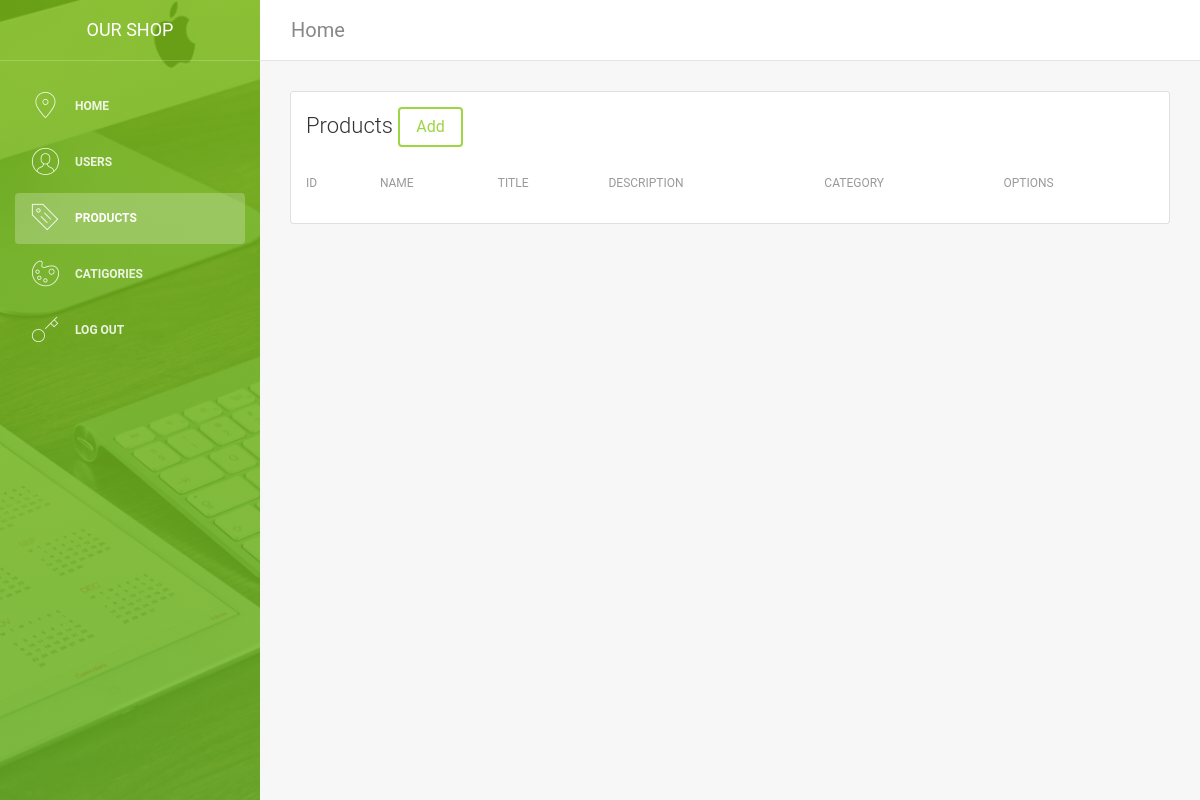
Page /admin/products.php on the earlier database version.
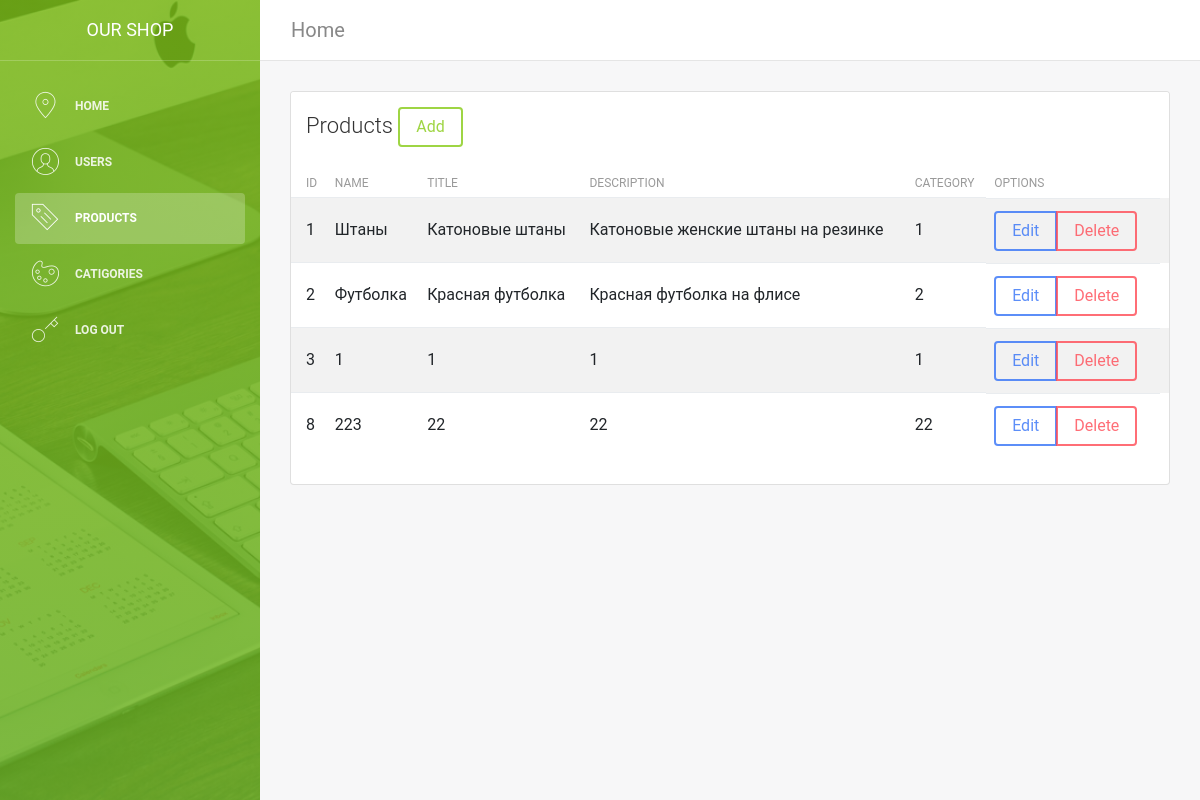
Same page on the later database version.
### tables this page shows
CREATE TABLE `products` (
  `id` int(11) NOT NULL,
  `title` varchar(255) NOT NULL,
  `description` text NOT NULL,
  `content` text NOT NULL,
  `category_id` int(11) NOT NULL,
  `image` varchar(255) NOT NULL
);

### admin/table-products.php (the view)
<?php
	$sqlProducts = "SELECT * FROM products";
	$productsResult = $connect->query($sqlProducts);
	while($row = mysqli_fetch_assoc($productsResult)){
	?>
	<tr>
		<td><?php echo $row["id"] ?></td>
		<td><?php echo $row["title"] ?></td>
		<td><?php echo $row["description"] ?></td>
		<td><?php echo $row["content"] ?></td>
		<td><?php echo $row["category_id"] ?></td>
		<td>
		<div class="btn-group mr-2" role="group" aria-label="First group">
			<a href="options/products/edit.php?id=<?php echo $row["id"] ?>" class="btn btn-primary">Edit</a>
			<div data-link="http://store.local/admin/options/products/delete.php?id=<?php echo $row["id"] ?>" onclick="deleteProduct(this)" id="delete-btn" class="btn btn-danger">Delete</div>
		</div>
		</td>
		</tr>
		<?php
	}
?>

### admin/parts/head.php (shortened to what this page needs)
<!DOCTYPE html>
<html lang="en">
<head>
    <link rel="stylesheet" href="https://maxcdn.bootstrapcdn.com/font-awesome/latest/css/font-awesome.min.css" />
    <link href="/admin/assets/css/bootstrap.min.css" rel="stylesheet" />
    <link href="/admin/assets/css/light-bootstrap-dashboard.css?v=2.0.0 " rel="stylesheet" />
    <link href="/admin/assets/css/demo.css" rel="stylesheet" />
</head>
<body>
    <div class="wrapper">
        <div class="sidebar" data-color="green" data-image="/admin/assets/img/sidebar-4.jpg">
            <div class="sidebar-wrapper">
                <div class="logo">
                    <a href="/admin" class="simple-text">
                        Our shop
                    </a>
					 </div>
					 <?php
					 	include $_SERVER['DOCUMENT_ROOT'] . "/admin/parts/nav.php";
					 ?>
            </div>
        </div>
		  <div class="main-panel">
            <nav class="navbar navbar-expand-lg " color-on-scroll="500">
                <div class="container-fluid">
                    <a class="navbar-brand" href="#pablo"> Home </a>
                </div>
            </nav>
				<div class="content">
    				<div class="container-fluid">

### admin/parts/nav.php
<ul class="nav">
	<li <?php if($page == "home"){ echo "class='nav-item active'"; }?>>
		<a class="nav-link" href="/admin">
				<i class="nc-icon nc-pin-3"></i>
				<p>Home</p>
		</a>
	</li>
	<li <?php if($page == "users"){ echo "class='nav-item active'"; }?>>
		<a class="nav-link" href="./user.html">
				<i class="nc-icon nc-circle-09"></i>
				<p>Users</p>
		</a>
	</li>
	<li <?php if($page == "products" || $page == "add" || $page == "edit"){ echo "class='nav-item active'"; }?>>
		<a class="nav-link" href="/admin/products.php">
				<i class="nc-icon nc-tag-content"></i>
				<p>Products</p>
		</a>
	</li>
	<li <?php if($page == "catigories"){ echo "class='nav-item active'"; }?>>
		<a class="nav-link" href="./typography.html">
				<i class="nc-icon nc-palette"></i>
				<p>Catigories</p>
		</a>
	</li>
	<li>
		<a class="nav-link" href="#">
				<i class="nc-icon nc-key-25"></i>
				<p>Log out</p>
		</a>
	</li>
</ul>

### admin/products.php (shortened to what this page needs)
<?php
include $_SERVER['DOCUMENT_ROOT'] . "/configs/db.php";
$page = "products";
?>
<?php
    include $_SERVER['DOCUMENT_ROOT'] . "/admin/parts/head.php";
?>
<div class="row">
    <div class="col-md-12">
        <div class="card strpied-tabled-with-hover">
            <div class="card-header ">
                <h4 class="card-title ">
                Products
                <a href="options/products/add.php" class="btn btn-success">Add</a></h4>
            </div>
            <div class="card-body table-full-width table-responsive">
                <table class="table table-hover table-striped">
                    <thead>
                        <th>ID</th>
                        <th>Name</th>
                        <th>Title</th>
                        <th>Description</th>
                        <th>Category</th>
                        <th>Options</th>
                    </thead>
                    <tbody id="table-body">
                        <?php
                            include "table-products.php";
                        ?>
                    </tbody>
                </table>
            </div>
        </div>
    </div>
</div>
<?php
    include "parts/footer.php";
?>

### admin/parts/footer.php (shortened to what this page needs)
				</div>
			</div>
		</div>
	</div>
</body>
</html>

Differences in the rows shown:
added products: id "1", title "Штаны", description "Катоновые штаны", content "Катоновые женские штаны на резинке", category "1"
added products: id "2", title "Футболка", description "Красная футболка", content "Красная футболка на флисе", category "2"
added products: id "3", title "1", description "1", content "1", category "1"
added products: id "8", title "223", description "22", content "22", category "22"
